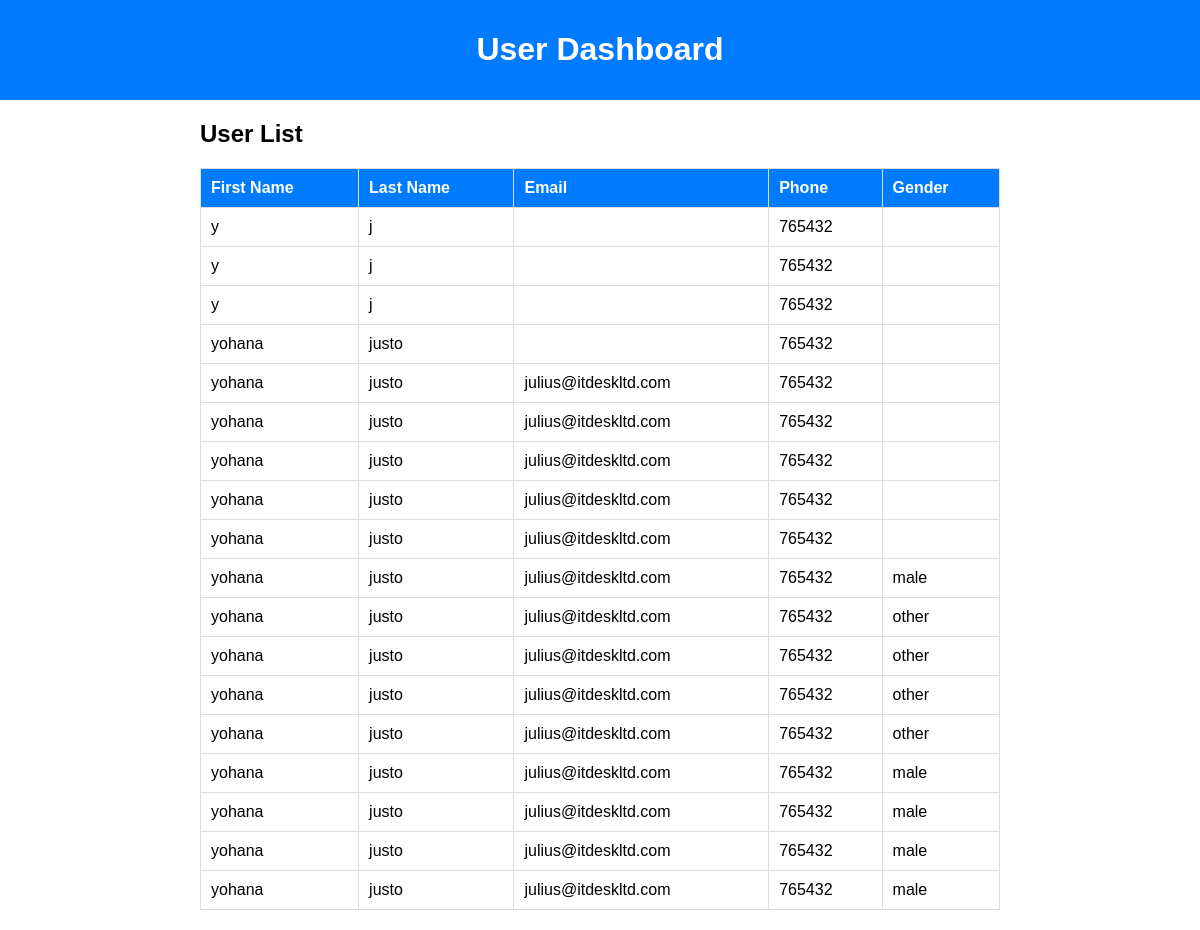
Screenshot of /Dashboard.php with the database file from the repository.
### tables this page shows
CREATE TABLE `users` (
  `id` int(255) NOT NULL,
  `firstname` varchar(255) NOT NULL,
  `lastname` varchar(255) NOT NULL,
  `emailaddress` varchar(255) NOT NULL,
  `phone` int(50) NOT NULL,
  `passwordi` varchar(255) NOT NULL,
  `gender` varchar(25) NOT NULL
);

### Dashboard.php (the view, shortened to what this page needs)
<?php
$servername = "localhost";
$username = "root";
$password = "";
$dbname = "register";
$conn = new mysqli($servername, $username, $password, $dbname);
$sql = "SELECT * FROM users";
$result = $conn->query($sql);
?>
<!DOCTYPE html>
<html lang="en">
<head>
  <link rel="stylesheet" href="./dashboard.css">
</head>
<body>
  <header>
    <h1>User Dashboard</h1>
  </header>
  <main>
    <section class="user-list">
      <h2>User List</h2>
      <table>
        <thead>
          <tr>
            <th>First Name</th>
            <th>Last Name</th>
            <th>Email</th>
            <th>Phone</th>
            <th>Gender</th>
          </tr>
        </thead>
        <tbody>
          <?php
          if ($result->num_rows > 0) {
              while ($row = $result->fetch_assoc()) {
                  echo "<tr>";
                  echo "<td>" . $row["firstname"] . "</td>";
                  echo "<td>" . $row["lastname"] . "</td>";
                  echo "<td>" . $row["emailaddress"] . "</td>";
                  echo "<td>" . $row["phone"] . "</td>";
                  echo "<td>" . $row["gender"] . "</td>";
                  echo "</tr>";
              }
          } else {
              echo "<tr><td colspan='5'>No users found</td></tr>";
          }
          ?>
        </tbody>
      </table>
    </section>
  </main>
</body>
</html>

### Dashboard.css (style rules this page uses)
body { font-family: Arial, sans-serif; margin: 0; padding: 0; }
header { background-color: #007bff; color: #fff; text-align: center; padding: 10px; }
main { margin: 20px; }
.user-list { max-width: 800px; margin: auto; }
table { width: 100%; border-collapse: collapse; margin-top: 20px; }
table, th, td { border: 1px solid #ddd; }
th, td { padding: 10px; text-align: left; }
th { background-color: #007bff; color: #fff; }

### rows the page displays
users: firstname "y", lastname "j", phone "765432"
users: firstname "y", lastname "j", phone "765432"
users: firstname "y", lastname "j", phone "765432"
users: firstname "yohana", lastname "justo", phone "765432"
users: firstname "yohana", lastname "justo", emailaddress "julius@itdeskltd.com", phone "765432"
users: firstname "yohana", lastname "justo", emailaddress "julius@itdeskltd.com", phone "765432"
users: firstname "yohana", lastname "justo", emailaddress "julius@itdeskltd.com", phone "765432"
users: firstname "yohana", lastname "justo", emailaddress "julius@itdeskltd.com", phone "765432"
users: firstname "yohana", lastname "justo", emailaddress "julius@itdeskltd.com", phone "765432"
users: firstname "yohana", lastname "justo", emailaddress "julius@itdeskltd.com", phone "765432", gender "male"
users: firstname "yohana", lastname "justo", emailaddress "julius@itdeskltd.com", phone "765432", gender "other"
users: firstname "yohana", lastname "justo", emailaddress "julius@itdeskltd.com", phone "765432", gender "other"
users: firstname "yohana", lastname "justo", emailaddress "julius@itdeskltd.com", phone "765432", gender "other"
users: firstname "yohana", lastname "justo", emailaddress "julius@itdeskltd.com", phone "765432", gender "other"
users: firstname "yohana", lastname "justo", emailaddress "julius@itdeskltd.com", phone "765432", gender "male"
users: firstname "yohana", lastname "justo", emailaddress "julius@itdeskltd.com", phone "765432", gender "male"
users: firstname "yohana", lastname "justo", emailaddress "julius@itdeskltd.com", phone "765432", gender "male"
users: firstname "yohana", lastname "justo", emailaddress "julius@itdeskltd.com", phone "765432", gender "male"
